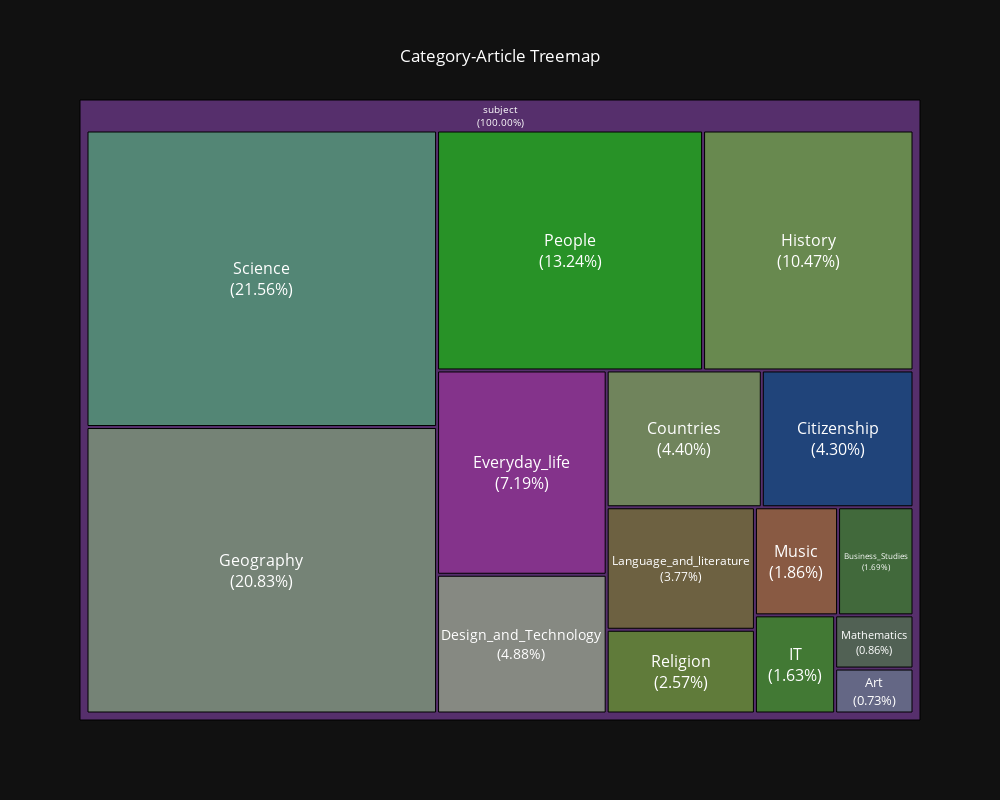

This figure's notebook cell:
### Code cell
ids, parents, values = nodes_df['id'], nodes_df['parent'], nodes_df['size']

# Fill NaN values in relative_size with 0 before rounding
nodes_df['relative_size'] = nodes_df['relative_size'].fillna(0)

labels = nodes_df.apply(
    lambda row: f"{row['name']}" if row['size'] == 1 else f"{row['name']}<br>({row['relative_size']:.2f}%)",
    axis=1
)

hover_text =  nodes_df.apply(
    lambda row: "Article" if row['size'] == 1 else
    f"Full Category: {row['id']}<br>"
    f"Size: {row['size']}<br>"
    f"Percentage: {row['relative_size']:.2f}%",
    axis=1
)
fig = create_treemap(ids, labels, parents, values, hover_text)
fig.show()

### Figure 1 — Plotly figure (JSON) as saved in the notebook; plotly's stock layout.template omitted (floating-point values rounded to 4 significant figures; data arrays with more than 128 entries replaced by an {"elided": "..."} marker saying what was removed)
{"data": [{"branchvalues": "total", "hoverinfo": "text", "hoverlabel": {"bgcolor": "#2c3e50", "font": {"color": "white"}}, "hovertext": {"elided": "5350 str values"}, "ids": {"elided": "5350 str values"}, "labels": {"elided": "5350 str values"}, "marker": {"colors": {"elided": "5350 str values"}, "line": {"color": "#000000", "width": 1}}, "maxdepth": 2, "parents": {"elided": "5350 str values"}, "textfont": {"color": "white", "size": 16}, "textposition": "middle center", "type": "treemap", "values": {"elided": "5350 int values"}}], "layout": {"font": {"color": "white"}, "height": 800, "paper_bgcolor": "#111111", "plot_bgcolor": "#111111", "title": {"font": {"color": "white"}, "text": "Category-Article Treemap", "x": 0.5, "xanchor": "center", "yanchor": "top"}, "width": 1000}}
